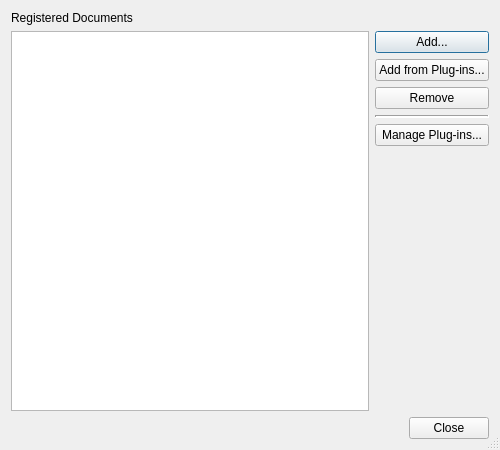
<?xml version="1.0" encoding="UTF-8"?>
<ui version="4.0">
 <class>QtHelpDocumentationDialog</class>
 <widget class="QDialog" name="QtHelpDocumentationDialog">
  <property name="geometry">
   <rect>
    <x>0</x>
    <y>0</y>
    <width>500</width>
    <height>450</height>
   </rect>
  </property>
  <property name="windowTitle">
   <string>Manage QtHelp Documentation Database</string>
  </property>
  <property name="sizeGripEnabled">
   <bool>true</bool>
  </property>
  <layout class="QVBoxLayout" name="verticalLayout">
   <item>
    <widget class="QLabel" name="label">
     <property name="text">
      <string>Registered Documents</string>
     </property>
    </widget>
   </item>
   <item>
    <layout class="QGridLayout" name="gridLayout">
     <item row="0" column="0" rowspan="6">
      <widget class="QListWidget" name="documentsList">
       <property name="alternatingRowColors">
        <bool>true</bool>
       </property>
       <property name="selectionMode">
        <enum>QAbstractItemView::ExtendedSelection</enum>
       </property>
       <property name="sortingEnabled">
        <bool>true</bool>
       </property>
      </widget>
     </item>
     <item row="0" column="1">
      <widget class="QPushButton" name="addButton">
       <property name="toolTip">
        <string>Press to select QtHelp documents to add to the database</string>
       </property>
       <property name="text">
        <string>Add...</string>
       </property>
      </widget>
     </item>
     <item row="1" column="1">
      <widget class="QPushButton" name="addPluginButton">
       <property name="toolTip">
        <string>Press to select QtHelp documents provided by a plug-in to add to the database</string>
       </property>
       <property name="text">
        <string>Add from Plug-ins...</string>
       </property>
      </widget>
     </item>
     <item row="2" column="1">
      <widget class="QPushButton" name="removeButton">
       <property name="toolTip">
        <string>Press to remove the selected documents from the database</string>
       </property>
       <property name="text">
        <string>Remove</string>
       </property>
      </widget>
     </item>
     <item row="3" column="1">
      <widget class="Line" name="line">
       <property name="lineWidth">
        <number>2</number>
       </property>
       <property name="orientation">
        <enum>Qt::Horizontal</enum>
       </property>
      </widget>
     </item>
     <item row="4" column="1">
      <widget class="QPushButton" name="managePluginButton">
       <property name="toolTip">
        <string>Select to manage the plug-in provided documentation sets</string>
       </property>
       <property name="text">
        <string>Manage Plug-ins...</string>
       </property>
      </widget>
     </item>
     <item row="5" column="1">
      <spacer name="verticalSpacer">
       <property name="orientation">
        <enum>Qt::Vertical</enum>
       </property>
       <property name="sizeHint" stdset="0">
        <size>
         <width>20</width>
         <height>18</height>
        </size>
       </property>
      </spacer>
     </item>
    </layout>
   </item>
   <item>
    <widget class="QDialogButtonBox" name="buttonBox">
     <property name="orientation">
      <enum>Qt::Horizontal</enum>
     </property>
     <property name="standardButtons">
      <set>QDialogButtonBox::Close</set>
     </property>
    </widget>
   </item>
  </layout>
 </widget>
 <tabstops>
  <tabstop>documentsList</tabstop>
  <tabstop>addButton</tabstop>
  <tabstop>addPluginButton</tabstop>
  <tabstop>removeButton</tabstop>
 </tabstops>
 <resources/>
 <connections>
  <connection>
   <sender>buttonBox</sender>
   <signal>accepted()</signal>
   <receiver>QtHelpDocumentationDialog</receiver>
   <slot>accept()</slot>
   <hints>
    <hint type="sourcelabel">
     <x>248</x>
     <y>254</y>
    </hint>
    <hint type="destinationlabel">
     <x>157</x>
     <y>274</y>
    </hint>
   </hints>
  </connection>
  <connection>
   <sender>buttonBox</sender>
   <signal>rejected()</signal>
   <receiver>QtHelpDocumentationDialog</receiver>
   <slot>reject()</slot>
   <hints>
    <hint type="sourcelabel">
     <x>316</x>
     <y>260</y>
    </hint>
    <hint type="destinationlabel">
     <x>286</x>
     <y>274</y>
    </hint>
   </hints>
  </connection>
 </connections>
</ui>
